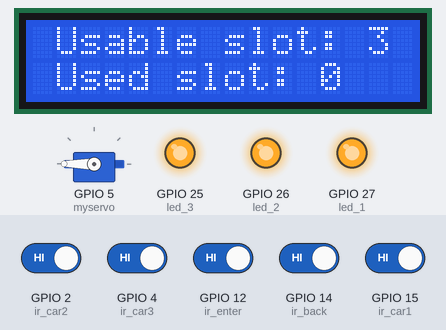
A sketch run on a simulated ESP32. On the bench: servo, 16×2 character LCD, output pins drawn as LEDs (lit = HIGH). The inputs (shaded band) are chosen by the test bench; at power-on: GPIO 2 (ir_car2), GPIO 4 (ir_car3), GPIO 12 (ir_enter), GPIO 14 (ir_back), GPIO 15 (ir_car1) HIGH. WiFi joins after 1.5 s; servers stay silent unless stated.

Above: at 9.1 s.
9.2 s: GPIO 2 (ir_car2) driven LOW
At 9.7 s:
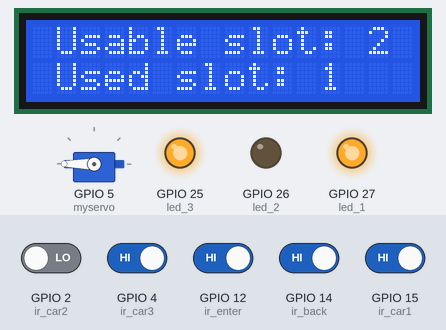
10.7 s: GPIO 4 (ir_car3) driven LOW
At 11.3 s:
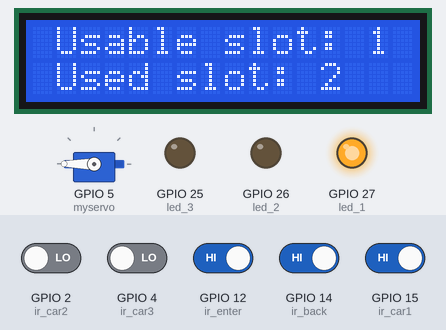
12.2 s: GPIO 15 (ir_car1) driven LOW
At 12.9 s:
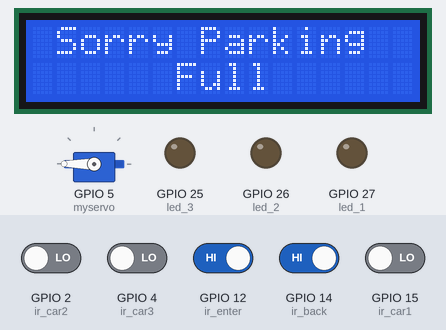
13.7 s: GPIO 14 (ir_back) driven LOW
At 14.5 s:
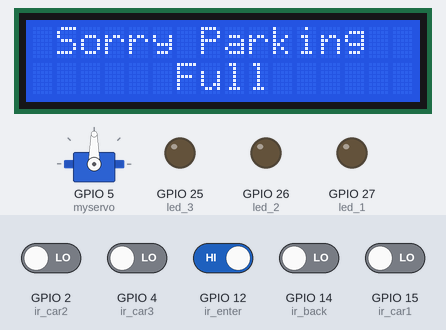
15.2 s: GPIO 2 (ir_car2) driven HIGH
At 16.0 s:
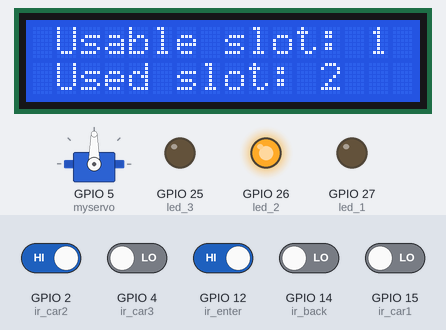
16.7 s: GPIO 12 (ir_enter) driven LOW
Timing chart, 0 to 19.7 s (numbered marks = the images above; inputs shaded):
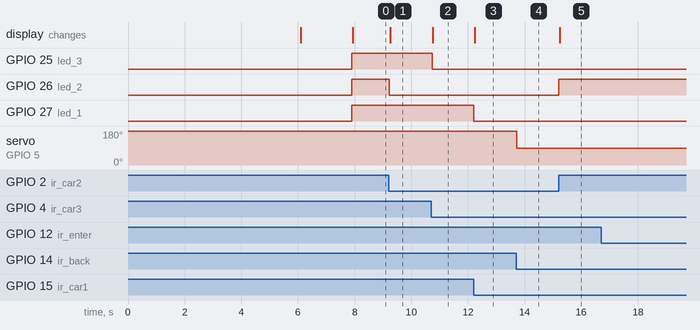

The sketch:

Parkit.ino
```cpp
#define BLYNK_TEMPLATE_ID "TMPL67NJUYpj8"
#define BLYNK_TEMPLATE_NAME "Smart Parking System"
#define BLYNK_AUTH_TOKEN "gEWdQryTi7NiFYxewb233TYt2Xe1GE6z"

#include <ESP32Servo.h>
#include <Wire.h>
#include <LiquidCrystal_I2C.h>
#include <BlynkSimpleEsp32.h>

char ssid[] = "pramoshan_fctwn_2.4g";
char pass[] = "nepal12345";

LiquidCrystal_I2C lcd(0x27, 16, 2);

Servo myservo;

#define ir_enter 12
#define ir_back  14
#define ir_car1 15
#define ir_car2 2
#define ir_car3 4
#define led_1 27
#define led_2 26
#define led_3 25

int S1 = 0, S2 = 0, S3 = 0;
int flag1 = 0, flag2 = 0;
int slot = 3, nslot = 0;
int count = 0;

void setup() {
  Serial.begin(9600);

  pinMode(ir_car1, INPUT);
  pinMode(ir_car2, INPUT);
  pinMode(ir_car3, INPUT);
  pinMode(ir_enter, INPUT);
  pinMode(ir_back, INPUT);
  pinMode(led_1, OUTPUT);
  pinMode(led_2, OUTPUT);
  pinMode(led_3, OUTPUT);

  myservo.attach(5);
  myservo.write(180);

  Wire.begin();
  lcd.init();
  lcd.backlight();
  lcd.setCursor(0, 0);
  lcd.print("     Project    ");
  lcd.setCursor(0, 1);
  lcd.print("     PARKIT     ");
  delay(6000);
  lcd.clear();

  Read_Sensor();
  int total = S1 + S2 + S3;
  slot = slot - total;

  Blynk.begin(BLYNK_AUTH_TOKEN, ssid, pass);

  Blynk.run();
}

void loop() {

  Read_Sensor();

  if (S1 == 1) { digitalWrite(led_1, LOW);  Blynk.virtualWrite(V15, HIGH);}
  if (S1 != 1) { digitalWrite(led_1, HIGH); Blynk.virtualWrite(V15, LOW);}
  if (S2 == 1) { digitalWrite(led_2, LOW);  Blynk.virtualWrite(V2, HIGH);}
  if (S2 != 1) { digitalWrite(led_2, HIGH); Blynk.virtualWrite(V2, LOW);}
  if (S3 == 1) { digitalWrite(led_3, LOW);  Blynk.virtualWrite(V4, HIGH);}
  if (S3 != 1) { digitalWrite(led_3, HIGH); Blynk.virtualWrite(V4, LOW);}

  if (slot > 0) {
    if (digitalRead(ir_enter) == LOW && flag1 == 0) {
      flag1 = 1;
      if (flag2 == 0) { myservo.write(90); count = count + 1;}
    }
  }

  if (digitalRead(ir_enter) == LOW && flag1 == 3) {
    flag1 = 1;
  }

  if (digitalRead(ir_back) == LOW && flag2 == 0) {
    flag2 = 1;
    if (flag1 == 0) { myservo.write(90); }
    if (slot == 0) { flag1 = 3; }
  }

  Blynk.virtualWrite(V3, count);

  if (S1 == 0 && S2 == 0 && S3 == 0) {
    slot = 3;
    nslot = 0;
  } else if (S1 == 1 && S2 == 0 && S3 == 0) {
    slot = 2;
    nslot = 1;
  } else if (S1 == 0 && S2 == 1 && S3 == 0) {
    slot = 2;
    nslot = 1;
  } else if (S1 == 0 && S2 == 0 && S3 == 1) {
    slot = 2;
    nslot = 1;
  } else if (S1 == 1 && S2 == 1 && S3 == 0) {
    slot = 1;
    nslot = 2;
  } else if (S1 == 1 && S2 == 0 && S3 == 1) {
    slot = 1;
    nslot = 2;
  } else if (S1 == 0 && S2 == 1 && S3 == 1) {
    slot = 1;
    nslot = 2;
  } else {
    slot = 0;
    nslot = 3;
  }

  if (slot > 0) {
    lcd.setCursor(0, 0);
    lcd.print(" Usable slot: ");
    lcd.print(slot);
    lcd.print(" ");
    lcd.setCursor(0, 1);
    lcd.print(" Used slot: ");
    lcd.print(nslot);
    lcd.print("   ");
    Blynk.virtualWrite(V1, slot);

  } else {
    lcd.setCursor(0, 0);
    lcd.print(" Sorry Parking  ");
    lcd.setCursor(0, 1);
    lcd.print("      Full      ");
    Blynk.virtualWrite(V1, "Sorry Parking Full");
  }

  if (flag1 == 1 && flag2 == 1) {
    delay(2000);
    myservo.write(180);
    flag1 = 0;
    flag2 = 0;
  }
}

void Read_Sensor() {
  S1 = 0;
  S2 = 0;
  S3 = 0;
  if (digitalRead(ir_car1) == 0) { S1 = 1; }
  if (digitalRead(ir_car2) == 0) { S2 = 1; }
  if (digitalRead(ir_car3) == 0) { S3 = 1; }
}
```

Measured:
- after the input at 9.2 s, GPIO 26 (led_2): HIGH → LOW at once; the display: changes after 0.05 s (image 1)
- after the input at 10.7 s, GPIO 25 (led_3): HIGH → LOW at once; the display: changes after 0.06 s (image 2)
- after the input at 12.2 s, GPIO 27 (led_1): HIGH → LOW at once; the display: changes at once (image 3)
- after the input at 13.7 s, servo on GPIO 5 (myservo): 180° → 90° at once
- after the input at 15.2 s, GPIO 26 (led_2): LOW → HIGH at once; the display: changes at once (image 5)
